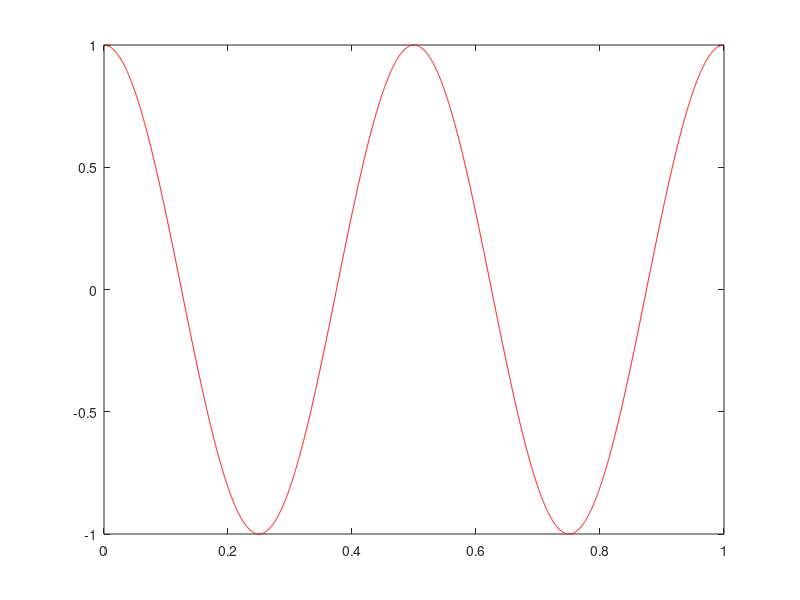

The MATLAB source for this figure: (Note: this script raises an error after producing the figure.)
%---------------------PCM(Pulse Code modulation)-------------------------%
% generation of the function
% fs = sampling frequency
clc
fs = 4000 ;
% time line definition
t = 0:1/fs:1 ;
% function definition 
% be aware the frequency of the function is something else than the 
% sampling frequency
Signal = cos(2*pi*2*t);
% ploting the first one
plot(t,Signal,'r');
hold on ;

%quantizing fixed point numeric 
% for m bits
n = 3;
% as n is the number of digits in the fraction part
% m is the total number of digits of presentation
m = 2*n+1 ;
% quantize the function using the parameters
% as n increase you can see the increase in the efficiency of quantization
% 2*m levels quantization
Quantized_Signal = double(fi(Signal,1,m,n));
%ploting the quantized version
plot(t,Quantized_Signal,'b');
% u decode for decoding 
% encoding 2*m level as y is input
hold off ;

figure ;
digital_signal= uencode( Quantized_Signal , m );
xlabel('Ts');
ylabel('digital levels');
plot(t,digital_signal,'.');

% mean square quantization 
% get the value of q at each point
mean_square = power(Quantized_Signal - Signal,2);
mean_square_figure = figure ;
XLABEL('time');
YLABEL('quantization error');
% draw q at each point
plot(t,mean_square);
% get the mean square quantization error is the summation * 1/N 
MSE = sum(mean_square)/length(mean_square)

%--------------------------------Your Code-----------------------

% -----------------------------reconstruction from oversampling
oversampling = figure  ;
t=0:0.001:1; % time signal
y=2*cos(2*pi*5*t);
[B,A] = butter(3,1000/100000,'low'); % butter fly filter
zero_added_signal=zeros(1,length(y)*10);
for i=1:length(y)
zero_added_signal(i*10)=y(i);
end
zero_added_signal(1:9)=[];
% Adding zeros enhances the signal display and don't change the
%spectrum,it changes sampling freq. only
t=linspace(0,1,length(zero_added_signal));
filtered_signal = filter(B,A,zero_added_signal);
plot(t,filtered_signal,'r');
xlabel('time');
ylabel('oversampled signals');


%-----------------------% construction from minimum sampling--------
figure;
% minimum sampling is nyquios frequency = fs = 2*fmax = 10 
t=0:0.1:1;    % replace ?? with the suitable number
y=2*cos(2*pi*5*t);
% fs = 10 nyquios = 2*fmax = 2*5 ;
[B,A] = butter(10,0.1,'low');
zero_added_signal=zeros(1,length(y)*10);
for i=1:length(y)
zero_added_signal(i*10)=y(i);
end
zero_added_signal(1:9)=[];
t=linspace(0,1,length(zero_added_signal));
filtered_signal = filter(B,A,zero_added_signal);
plot(t,filtered_signal,'r')
XLABEL('time')
YLABEL('minimum sampled signals')
s=fft(filtered_signal);
s=fftshift(s);
fs=100; % why 100?? Write your comments in the m file
% because i added the zeros to the signal as it made 100 sample in the
% second instead of the past fs as 10 
%(Ts now is 1/100 for the main samples to have 1/10 distance
%as this distance must be constant)
freq=linspace(-fs/2,fs/2,length(s));
figure;
plot(freq,abs(s))
xlabel('freq')
ylabel('magnitude of minimum sampled signals')

%----------------------under sampling-------------------------------%


figure;
t=0:0.2:1;
y=2*cos(2*pi*5*t);
% the 2nd argument is the cuttoff frequency of the butterfly filter
[B,A] = butter(10,0.2,'low');   
t=linspace(0,1,length(y));
filtered_signal = filter(B,A,y);
plot(t,filtered_signal,'r');
xlabel('time')
ylabel('under sampled signals')
s=fft(filtered_signal);
s=fftshift(s);
fs = 10 ;
freq=linspace(-fs/2,fs/2,length(s));
figure;
plot(freq,abs(s))
xlabel('freq axis')
ylabel('magnitude of under sampled signals')

%----------------------------------------------------------------%